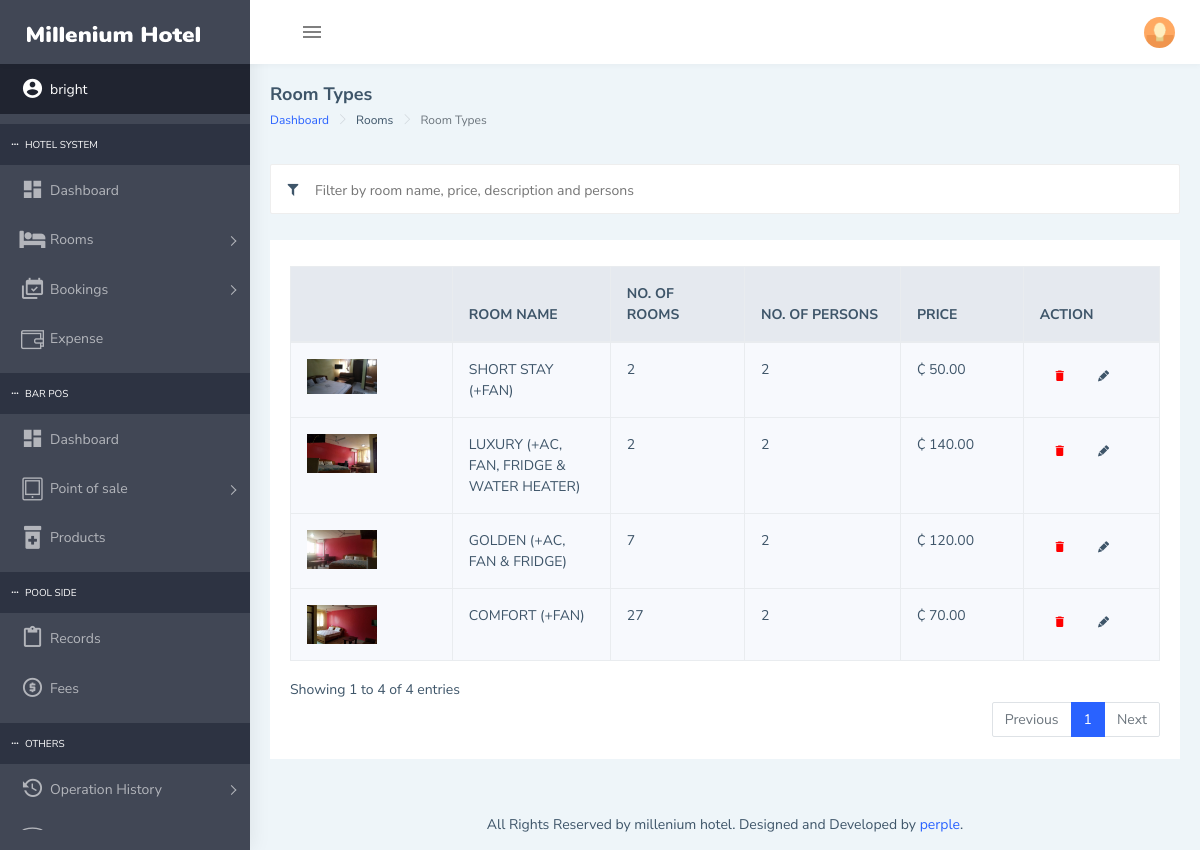
/sites/room-types.php (signed in), run on the app's committed database.
### tables this page shows
CREATE TABLE `room_type` (
  `rt_id` int(11) NOT NULL,
  `room_name` varchar(50) NOT NULL,
  `num_persons` int(11) NOT NULL,
  `price` double NOT NULL,
  `description` text NOT NULL,
  `image` varchar(80) NOT NULL
);

### sites/room-types.php (the view, shortened to what this page needs)
<!DOCTYPE html>
<html dir="ltr" lang="en">
<head>
    <link href="../assets/libs/chartist/dist/chartist.min.css" rel="stylesheet">
    <link href="../assets/extra-libs/c3/c3.min.css" rel="stylesheet">
    <link href="../dist/css/style.css" rel="stylesheet">
    <link href="../assets/extra-libs/datatables.net-bs4/css/dataTables.bootstrap4.css" rel="stylesheet">
    <link rel="stylesheet" type="text/css" href="../assets/extra-libs/datatables.net-bs4/css/responsive.dataTables.min.css">
</head>
<body>
    <div id="main-wrapper">
        <?php  include '../assets/includes/header.php'?>
        <?php include '../assets/includes/sidebar.php'; ?>
        <div class="page-wrapper">
            <div class="page-breadcrumb">
                <div class="row">
                    <div class="col-5 align-self-center">
                        <h4 class="page-title">Room Types</h4>
                        <div class="d-flex align-items-center">
                            <nav aria-label="breadcrumb">
                                <ol class="breadcrumb">
                                    <li class="breadcrumb-item"><a href="index">Dashboard</a></li>
                                    <li class="breadcrumb-item" aria-current="page">Rooms</li>
                                    <li class="breadcrumb-item active" aria-current="page">Room Types</li>
                                </ol>
                            </nav>
                        </div>
                    </div>
                </div>
            </div>
            <div class="container-fluid">
                <div class="row">
                    <div class="col-12">
                        <div class="row" style="padding:10px">
                            <ul class="search-box">
                                <li><span class="mdi mdi-filter"></span></li>
                                <li style="width:90%"><input type="text" id="filterTable" placeholder="Filter by room name, price, description and persons" /></li>
                            </ul>
                        </div>
                        <div class="card">
                            <div class="card-body">
                                <div class="table-responsive">
                                    <table id="file_export_room_types" class="table table-striped table-bordered">
                                        <thead>
                                            <tr>
                                                <th></th>
                                                <th>ROOM NAME</th>
                                                <th>NO. OF ROOMS</th>
                                                <th>NO. OF PERSONS</th>
                                                <th>PRICE</th>
                                                <th>ACTION</th>
                                            </tr>
                                        </thead>
                                        <tbody>
                                            <?php
                                                $query = mysqli_query($conn,"select * from room_type order by rt_id desc");
                                                while($fetch = mysqli_fetch_assoc($query)){
                                                  $room_desc = strip_tags($fetch['description']);
                                                  $room_desc = str_replace('"','',$room_desc);
                                                    $room_desc = str_replace("'",'',$room_desc);
                                                  $button = '<span data-toggle="tooltip" data-placement="top" title="Click to delele row" class="btn mdi mdi-delete" style="cursor:pointer" onclick="deleteroom(\''.$fetch['rt_id'].'\')"></span> <span data-toggle="tooltip" data-placement="top" title="Click to edit this room type" class="btn mdi mdi-lead-pencil" style="cursor:pointer" onclick="editRoomType(\''.strip_tags($fetch['room_name']).'\',\''.strip_tags($fetch['num_persons']).'\',\''.strip_tags($fetch['price']).'\',\''.$room_desc.'\',\''.strip_tags($fetch['rt_id']).'\')"></span>';
                                                    $query3 = mysqli_query($conn,"select * from rooms where room_type = '".$fetch['rt_id']."'");
                                                  echo ' <tr>
                                                <td><img src="../uploads/room_type_images/'.$fetch['image'].'" style="width:70px;"/></td>
                                                <td>'.strip_tags($fetch['room_name']).'</td>
                                                 <td>'.mysqli_num_rows($query3).'</td>
                                                 <td>'.strip_tags($fetch['num_persons']).'</td>
                                                 <td> ₵ '.sprintf('%0.2f',$fetch['price']).'</td>
                                                <td>'.$button.'</td>
                                            </tr>';
                                                }
                                            ?>
                                        </tbody>
                                    </table>
                                </div>
                            </div>
                        </div>
                    </div>
                </div>
            </div>
            <footer class="footer text-center">
                All Rights Reserved by millenium hotel. Designed and Developed by <a href="https://perple.org">perple</a>.
            </footer>
        </div>
    </div>
</body>
</html>

### data on the page
room_type: image (picture), room_name "SHORT STAY (+FAN)", mysqli_num_rows($query3) "2", num_persons "2", price "50.00"
room_type: image (picture), room_name "LUXURY (+AC, FAN, FRIDGE & WATER HEATER)", mysqli_num_rows($query3) "2", num_persons "2", price "140.00"
room_type: image (picture), room_name "GOLDEN (+AC, FAN & FRIDGE)", mysqli_num_rows($query3) "7", num_persons "2", price "120.00"
room_type: image (picture), room_name "COMFORT (+FAN)", mysqli_num_rows($query3) "27", num_persons "2", price "70.00"

### other printed values
$username "bright"
